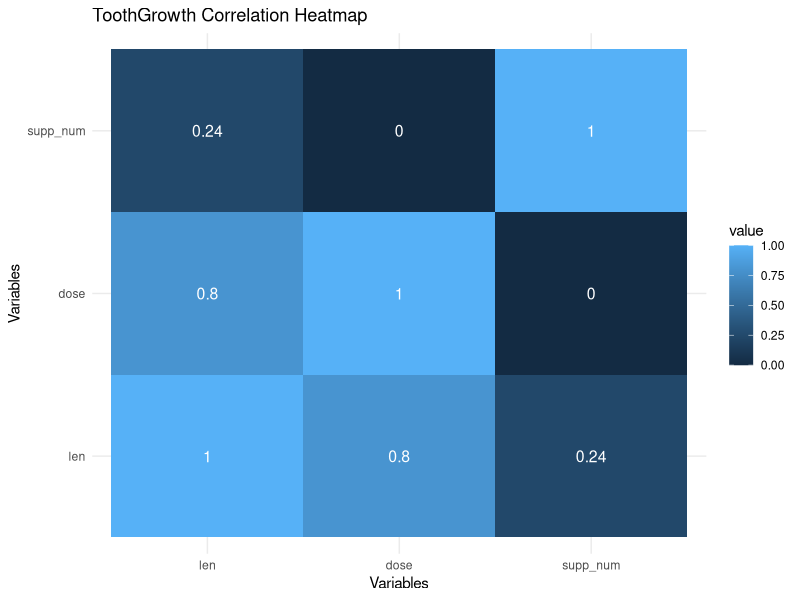

This figure's R source:
# Lab 9b - Correlation Analyses and Normalization in R
#
# Activity:
# 1) ToothGrowth: correlation + heatmap + observation/insight
# 2) mtcars: normalization via log transform, standard scaling, min-max; compare

cran <- "https://cran.r-project.org/"
user_lib <- Sys.getenv("R_LIBS_USER")

out_dir <- "Lab9"
if (!dir.exists(out_dir)) dir.create(out_dir, recursive = TRUE)

cat("=== Lab 9b ===\n")

# Packages (installed to user lib to avoid admin permission issues)
if (!require("reshape2", quietly = TRUE)) install.packages("reshape2", lib = user_lib, repos = cran)
if (!require("ggplot2", quietly = TRUE)) install.packages("ggplot2", lib = user_lib, repos = cran)
if (!require("caret", quietly = TRUE)) install.packages("caret", lib = user_lib, repos = cran)

library(reshape2)
library(ggplot2)
library(caret)

# -----------------------------------------------------------------------------
# 1) ToothGrowth: correlation + heatmap
# -----------------------------------------------------------------------------
cat("\n--- 1. ToothGrowth correlation ---\n")
data(ToothGrowth)

# Convert supp to numeric for correlation purposes (OJ=1, VC=0)
tg <- ToothGrowth
tg$supp_num <- ifelse(tg$supp == "OJ", 1, 0)

# Use only numeric columns for correlation
tg_num <- tg[, c("len", "dose", "supp_num")]
corr_tg <- round(cor(tg_num), 2)
print(corr_tg)

# Heatmap with values
melted <- melt(corr_tg)
tg_plot <- ggplot(melted, aes(x = Var1, y = Var2, fill = value)) +
  geom_tile() +
  geom_text(aes(label = value), color = "white", size = 4) +
  theme_minimal() +
  labs(title = "ToothGrowth Correlation Heatmap", x = "Variables", y = "Variables")

ggsave(file.path(out_dir, "toothgrowth_corr_heatmap.png"), tg_plot, width = 7, height = 6, dpi = 160)

# Simple insights
cat("\nObservation/Insight (ToothGrowth):\n")
cat("- 'len' is strongly positively correlated with 'dose' (higher dose, longer tooth length).\n")
cat("- 'supp' effect is encoded as supp_num (OJ vs VC); correlation gives a quick direction but is not a causal test.\n")

# -----------------------------------------------------------------------------
# 2) mtcars: normalization comparisons
# -----------------------------------------------------------------------------
cat("\n--- 2. mtcars normalization ---\n")
data(mtcars)

# Use numeric columns only (mtcars is all numeric)
mt <- mtcars

# 2.1 Log transformation (log(1+x) to avoid issues if zeros ever appear)
mt_log <- log1p(mt)

# 2.2 Standard scaling (z-score)
mt_z <- as.data.frame(scale(mt))

# 2.3 Min-max scaling (caret range)
mm <- preProcess(mt, method = c("range"))
mt_minmax <- predict(mm, mt)

# Compare summary for one column (mpg) and overall ranges
cat("\nSummary comparison (mpg):\n")
cat("Raw mpg:\n"); print(summary(mt$mpg))
cat("Log mpg (log1p):\n"); print(summary(mt_log$mpg))
cat("Z-score mpg:\n"); print(summary(mt_z$mpg))
cat("Min-max mpg:\n"); print(summary(mt_minmax$mpg))

cat("\nFindings:\n")
cat("- Log transform compresses large values and reduces right-skew, but changes scale.\n")
cat("- Standard scaling centers to mean 0 and sd 1; good for distance-based models.\n")
cat("- Min-max scaling maps values into [0,1]; preserves shape but sensitive to outliers.\n")

# Export a few outputs for submission evidence
write.csv(head(mt_log, 10), file.path(out_dir, "mtcars_log_head10.csv"), row.names = TRUE)
write.csv(head(mt_z, 10), file.path(out_dir, "mtcars_zscore_head10.csv"), row.names = TRUE)
write.csv(head(mt_minmax, 10), file.path(out_dir, "mtcars_minmax_head10.csv"), row.names = TRUE)

cat("\nSaved outputs to:", normalizePath(out_dir), "\n")
